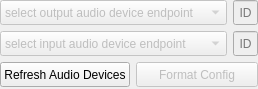
<?xml version="1.0" encoding="UTF-8"?>
<ui version="4.0">
 <class>WasapiModuleA</class>
 <widget class="QFrame" name="WasapiModuleA">
  <property name="geometry">
   <rect>
    <x>0</x>
    <y>0</y>
    <width>258</width>
    <height>89</height>
   </rect>
  </property>
  <property name="windowTitle">
   <string>Frame</string>
  </property>
  <layout class="QGridLayout" name="gridLayout">
   <property name="leftMargin">
    <number>0</number>
   </property>
   <property name="topMargin">
    <number>0</number>
   </property>
   <property name="rightMargin">
    <number>0</number>
   </property>
   <property name="bottomMargin">
    <number>0</number>
   </property>
   <item row="0" column="0" colspan="2">
    <layout class="QGridLayout" name="gridLayout_2" rowstretch="1,1" columnstretch="99,1">
     <item row="1" column="0">
      <widget class="QComboBox" name="comboBox_25">
       <property name="enabled">
        <bool>false</bool>
       </property>
       <property name="sizePolicy">
        <sizepolicy hsizetype="Minimum" vsizetype="Minimum">
         <horstretch>0</horstretch>
         <verstretch>0</verstretch>
        </sizepolicy>
       </property>
       <property name="minimumSize">
        <size>
         <width>100</width>
         <height>25</height>
        </size>
       </property>
       <property name="maximumSize">
        <size>
         <width>16777215</width>
         <height>25</height>
        </size>
       </property>
       <item>
        <property name="text">
         <string>select input audio device endpoint</string>
        </property>
       </item>
      </widget>
     </item>
     <item row="0" column="0">
      <widget class="QComboBox" name="comboBox_24">
       <property name="enabled">
        <bool>false</bool>
       </property>
       <property name="sizePolicy">
        <sizepolicy hsizetype="Minimum" vsizetype="Minimum">
         <horstretch>0</horstretch>
         <verstretch>0</verstretch>
        </sizepolicy>
       </property>
       <property name="minimumSize">
        <size>
         <width>100</width>
         <height>25</height>
        </size>
       </property>
       <property name="maximumSize">
        <size>
         <width>16777215</width>
         <height>25</height>
        </size>
       </property>
       <item>
        <property name="text">
         <string>select output audio device endpoint</string>
        </property>
       </item>
      </widget>
     </item>
     <item row="0" column="1">
      <widget class="QLineEdit" name="lineEdit_40">
       <property name="enabled">
        <bool>false</bool>
       </property>
       <property name="sizePolicy">
        <sizepolicy hsizetype="Minimum" vsizetype="Minimum">
         <horstretch>0</horstretch>
         <verstretch>0</verstretch>
        </sizepolicy>
       </property>
       <property name="minimumSize">
        <size>
         <width>25</width>
         <height>25</height>
        </size>
       </property>
       <property name="maximumSize">
        <size>
         <width>25</width>
         <height>25</height>
        </size>
       </property>
       <property name="text">
        <string/>
       </property>
       <property name="alignment">
        <set>Qt::AlignCenter</set>
       </property>
       <property name="readOnly">
        <bool>true</bool>
       </property>
       <property name="placeholderText">
        <string>ID</string>
       </property>
      </widget>
     </item>
     <item row="1" column="1">
      <widget class="QLineEdit" name="lineEdit_41">
       <property name="enabled">
        <bool>false</bool>
       </property>
       <property name="sizePolicy">
        <sizepolicy hsizetype="Minimum" vsizetype="Minimum">
         <horstretch>0</horstretch>
         <verstretch>0</verstretch>
        </sizepolicy>
       </property>
       <property name="minimumSize">
        <size>
         <width>25</width>
         <height>25</height>
        </size>
       </property>
       <property name="maximumSize">
        <size>
         <width>25</width>
         <height>25</height>
        </size>
       </property>
       <property name="text">
        <string/>
       </property>
       <property name="alignment">
        <set>Qt::AlignCenter</set>
       </property>
       <property name="readOnly">
        <bool>true</bool>
       </property>
       <property name="placeholderText">
        <string>ID</string>
       </property>
      </widget>
     </item>
    </layout>
   </item>
   <item row="1" column="0">
    <widget class="QPushButton" name="pushButton_95">
     <property name="enabled">
      <bool>true</bool>
     </property>
     <property name="sizePolicy">
      <sizepolicy hsizetype="Minimum" vsizetype="Minimum">
       <horstretch>0</horstretch>
       <verstretch>0</verstretch>
      </sizepolicy>
     </property>
     <property name="minimumSize">
      <size>
       <width>80</width>
       <height>25</height>
      </size>
     </property>
     <property name="maximumSize">
      <size>
       <width>16777215</width>
       <height>25</height>
      </size>
     </property>
     <property name="text">
      <string>Refresh Audio Devices</string>
     </property>
     <property name="flat">
      <bool>false</bool>
     </property>
    </widget>
   </item>
   <item row="1" column="1">
    <widget class="QPushButton" name="pushButton">
     <property name="enabled">
      <bool>false</bool>
     </property>
     <property name="sizePolicy">
      <sizepolicy hsizetype="Minimum" vsizetype="Minimum">
       <horstretch>0</horstretch>
       <verstretch>0</verstretch>
      </sizepolicy>
     </property>
     <property name="minimumSize">
      <size>
       <width>80</width>
       <height>25</height>
      </size>
     </property>
     <property name="maximumSize">
      <size>
       <width>16777215</width>
       <height>25</height>
      </size>
     </property>
     <property name="text">
      <string>Format Config</string>
     </property>
    </widget>
   </item>
  </layout>
 </widget>
 <resources/>
 <connections/>
</ui>
